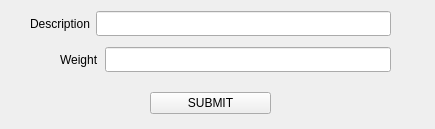
<?xml version="1.0" encoding="UTF-8"?>
<ui version="4.0">
 <class>Form</class>
 <widget class="QWidget" name="Form">
  <property name="geometry">
   <rect>
    <x>0</x>
    <y>0</y>
    <width>435</width>
    <height>129</height>
   </rect>
  </property>
  <property name="windowTitle">
   <string>WRITE INFO</string>
  </property>
  <widget class="QWidget" name="gridLayoutWidget_3">
   <property name="geometry">
    <rect>
     <x>10</x>
     <y>10</y>
     <width>411</width>
     <height>111</height>
    </rect>
   </property>
   <layout class="QGridLayout" name="centralLayout" rowstretch="3,3,4">
    <item row="1" column="0">
     <widget class="QWidget" name="weightWidget" native="true">
      <widget class="QWidget" name="gridLayoutWidget_2">
       <property name="geometry">
        <rect>
         <x>50</x>
         <y>0</y>
         <width>331</width>
         <height>27</height>
        </rect>
       </property>
       <layout class="QGridLayout" name="weightLayout">
        <item row="0" column="2">
         <widget class="QLineEdit" name="weightTxt">
          <property name="minimumSize">
           <size>
            <width>0</width>
            <height>25</height>
           </size>
          </property>
         </widget>
        </item>
        <item row="0" column="1">
         <widget class="QLabel" name="weightLabel">
          <property name="minimumSize">
           <size>
            <width>0</width>
            <height>25</height>
           </size>
          </property>
          <property name="text">
           <string>Weight</string>
          </property>
         </widget>
        </item>
       </layout>
      </widget>
     </widget>
    </item>
    <item row="0" column="0">
     <widget class="QWidget" name="DesWidget" native="true">
      <widget class="QWidget" name="gridLayoutWidget">
       <property name="geometry">
        <rect>
         <x>20</x>
         <y>0</y>
         <width>361</width>
         <height>27</height>
        </rect>
       </property>
       <layout class="QGridLayout" name="DesLayout" columnstretch="1,10,0">
        <item row="0" column="0">
         <widget class="QLabel" name="descLabel">
          <property name="minimumSize">
           <size>
            <width>0</width>
            <height>25</height>
           </size>
          </property>
          <property name="text">
           <string>Description</string>
          </property>
         </widget>
        </item>
        <item row="0" column="1" colspan="2">
         <widget class="QLineEdit" name="descTxt">
          <property name="minimumSize">
           <size>
            <width>25</width>
            <height>25</height>
           </size>
          </property>
         </widget>
        </item>
       </layout>
      </widget>
     </widget>
    </item>
    <item row="2" column="0">
     <widget class="QWidget" name="widget" native="true">
      <widget class="QWidget" name="gridLayoutWidget_4">
       <property name="geometry">
        <rect>
         <x>140</x>
         <y>10</y>
         <width>121</width>
         <height>25</height>
        </rect>
       </property>
       <layout class="QGridLayout" name="BtnWidget">
        <item row="0" column="0">
         <widget class="QPushButton" name="submitBtn">
          <property name="text">
           <string>SUBMIT</string>
          </property>
         </widget>
        </item>
       </layout>
      </widget>
     </widget>
    </item>
   </layout>
  </widget>
 </widget>
 <resources/>
 <connections/>
</ui>
